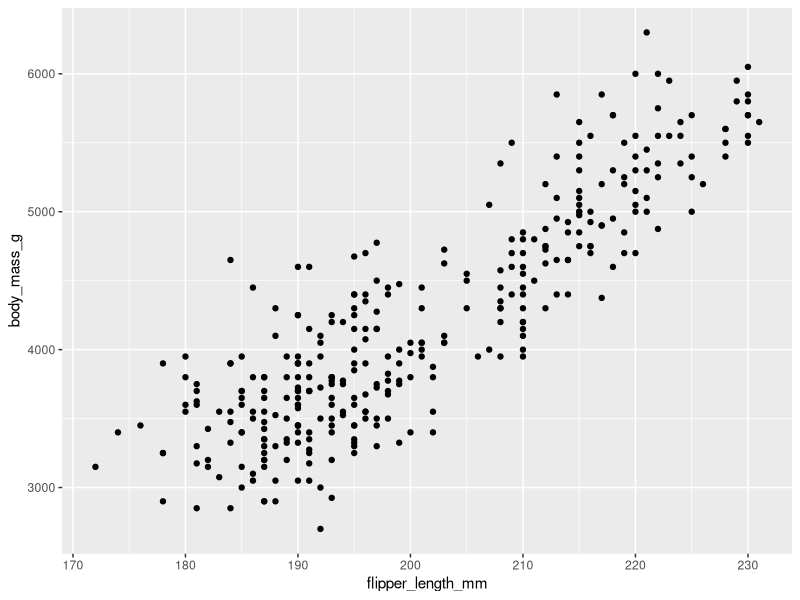
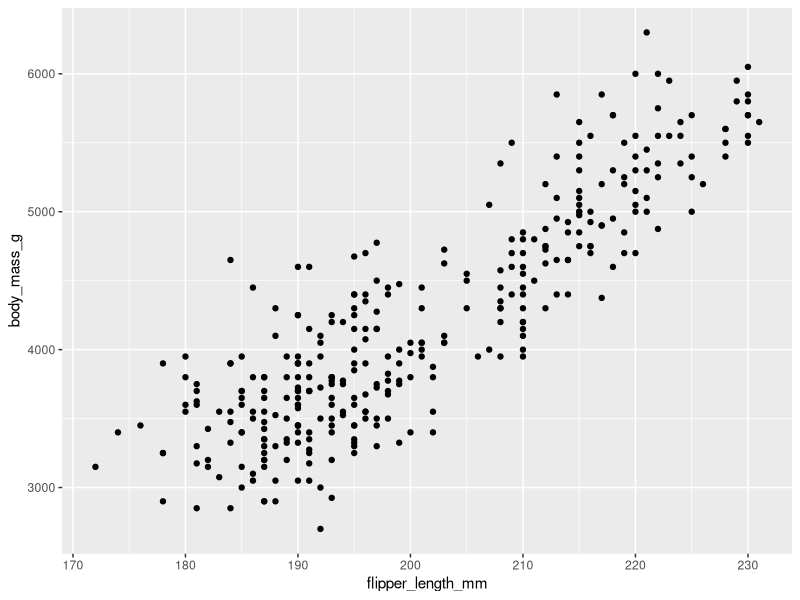
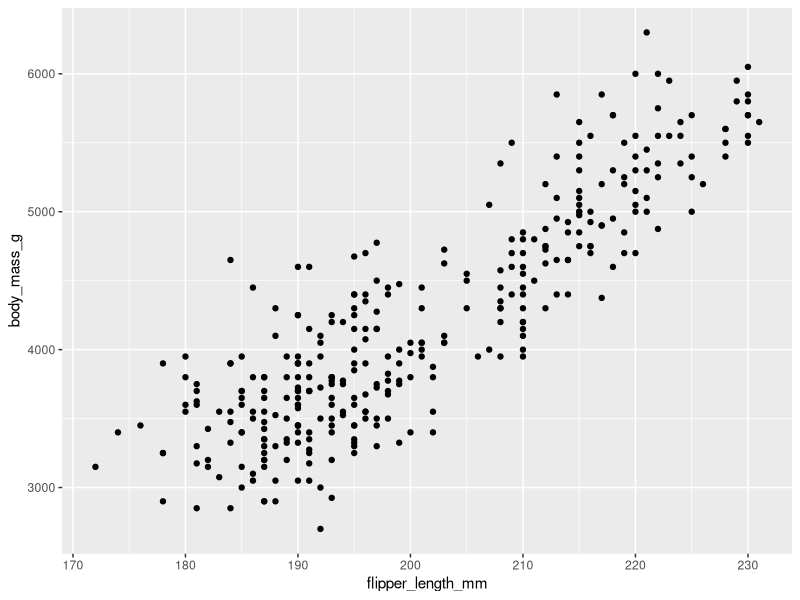
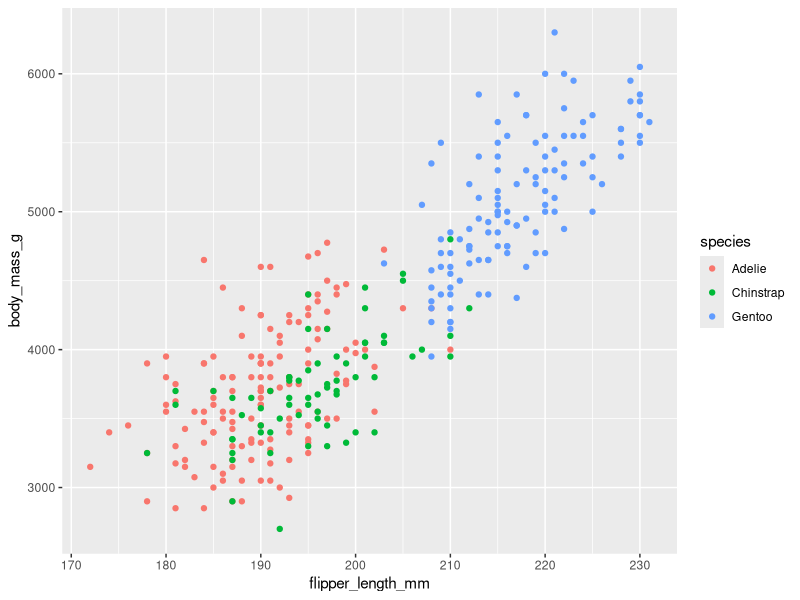
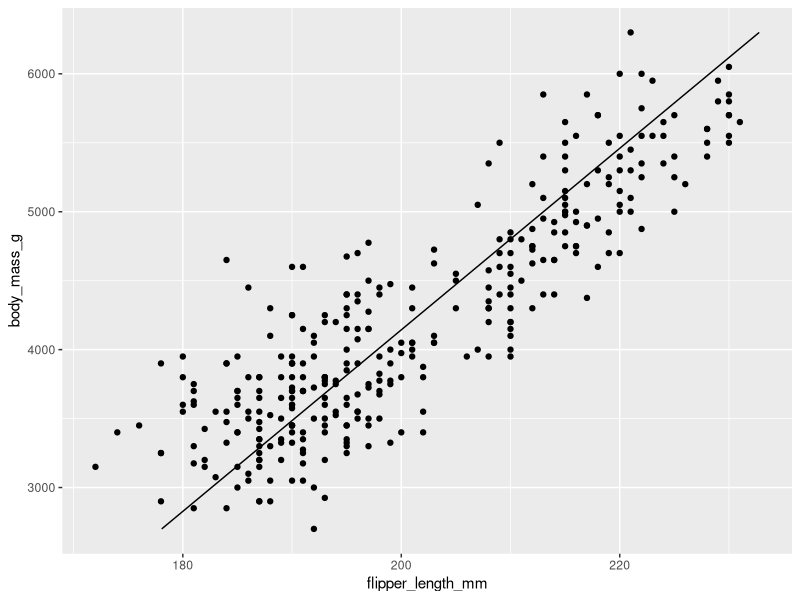
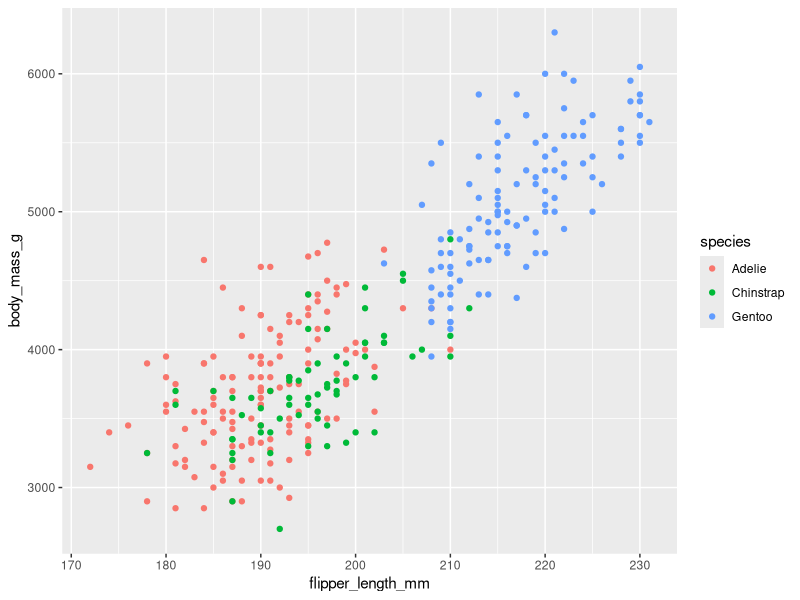
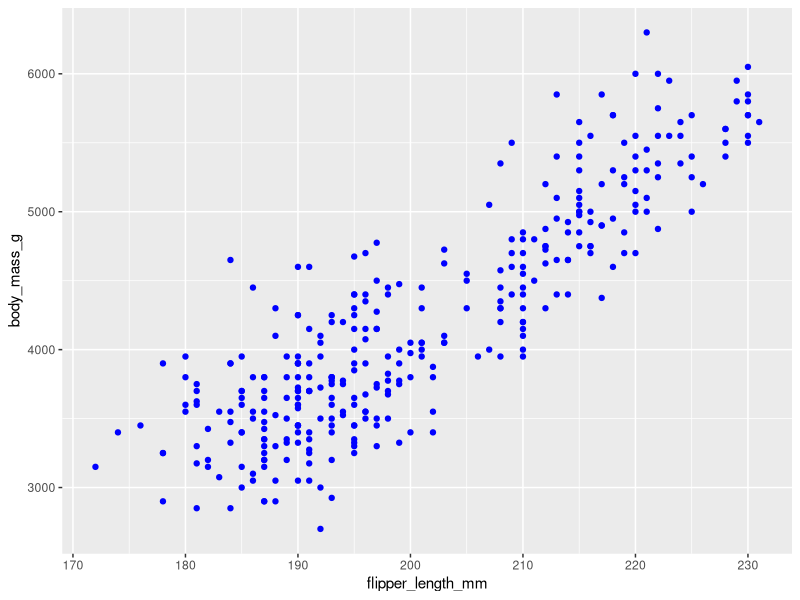
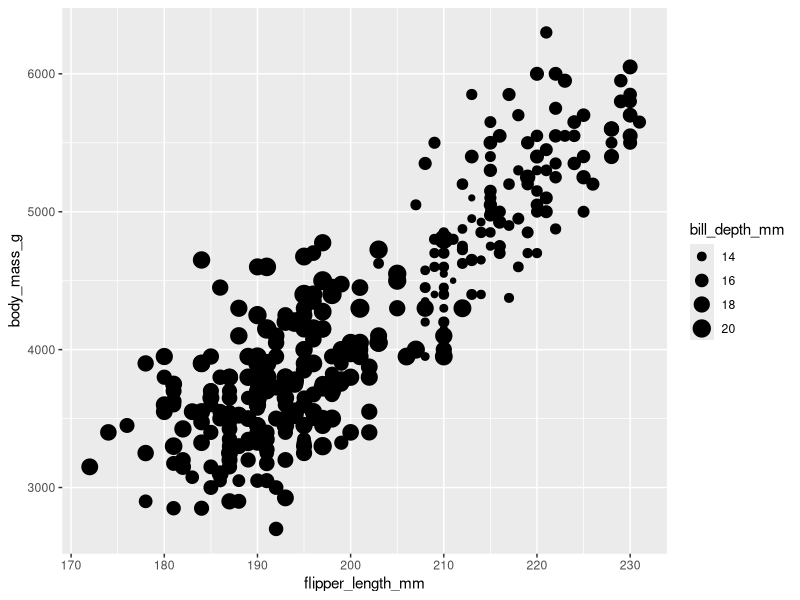

Reproduce these figures in R, in order.
## ---- chunk 1
#| echo: false

library(knitr)
knitr::opts_chunk$set(eval=TRUE, cache=FALSE, message=FALSE, warning=FALSE, 
                      comment = "", results="markup")
#https://bookdown.org/yihui/rmarkdown/html-document.html
#install.packages('knitr', dependencies = TRUE)
#install.packages("devtools", lib="~/R/lib")
#library(DT)
#devtools::session_info()
## ---- chunk 2
#load packages
library(tidyverse)      #tools for transforming data
library(palmerpenguins)
## ---- chunk 3
#get a first look at the penguin dataset
kable(head(penguins), format='markdown')
## ---- chunk 4
#view the data structure of the penguin data
str(penguins)
## ---- chunk 5
summary(penguins)
## ---- chunk 6
#discard rows with NAs
penguins_clean <-
  penguins |> 
  drop_na()

#sanity check to control whether 11 rows were dropped
print(dim(penguins))
print(dim(penguins_clean))
## ---- chunk 7
ggplot(penguins_clean, aes(x = flipper_length_mm, y = body_mass_g)) +
  geom_point()
## ---- chunk 8
ggplot(penguins_clean, aes(flipper_length_mm, body_mass_g)) +
  geom_point()
## ---- chunk 9
#save our first layer
plt_pengs <- ggplot(penguins_clean, aes(flipper_length_mm, body_mass_g))

#add the second layer to generate a scatter plot
plt_pengs +
  geom_point()
## ---- chunk 10
#define plot
plt_pengs <- ggplot(penguins_clean, aes(flipper_length_mm, body_mass_g))

# make a scatter plot and map the color to species
plt_pengs_by_species <- plt_pengs + geom_point(aes(color = species))

# See the plot
plt_pengs_by_species
## ---- chunk 11
mod <- lm(flipper_length_mm ~ body_mass_g, data = penguins_clean)
grid <- data_frame(body_mass_g = seq(min(penguins_clean$body_mass_g), max(penguins_clean$body_mass_g), length = 200))
grid$flipper_length_mm <- predict(mod, newdata = grid)
## ---- chunk 12
ggplot(penguins_clean, aes(flipper_length_mm, body_mass_g)) +
  geom_point() +
  geom_line(data = grid)
## ---- chunk 13
ggplot(penguins_clean, aes(flipper_length_mm, body_mass_g, color = species)) +
  geom_point()
## ---- chunk 14
ggplot(penguins_clean, aes(flipper_length_mm, body_mass_g)) +
  geom_point(color = "blue")
## ---- chunk 15
ggplot(penguins_clean, aes(flipper_length_mm, body_mass_g, size = bill_depth_mm)) +
  geom_point()
## ---- chunk 16
ggplot(penguins_clean, aes(flipper_length_mm, body_mass_g, shape = sex)) +
  geom_point()
## ---- chunk 17
ggplot(penguins_clean, aes(flipper_length_mm, body_mass_g, shape = factor(year))) +
  geom_point()
## ---- chunk 18
ggplot(penguins_clean, aes(flipper_length_mm, body_mass_g)) +
  geom_point(alpha = 0.2)
## ---- chunk 19
#use the default (what we have done before, without spelling it out)
ggplot(penguins_clean, aes( x =flipper_length_mm , y = body_mass_g , color = species)) +
  geom_point(position = "identity")
## ---- chunk 20
ggplot(penguins_clean, aes( x =flipper_length_mm , y = body_mass_g , color = species)) +
  geom_point(position = "jitter")
## ---- chunk 21
posn_j <- position_jitter(0.1)

ggplot(penguins_clean, aes( x =flipper_length_mm , y = body_mass_g , color = species)) +
  geom_point(position = posn_j)

## ---- chunk 22
posn_j <- position_jitter(0.1, seed = 136)

ggplot(penguins_clean, aes( x =flipper_length_mm , y = body_mass_g , color = species)) +
  geom_point(position = posn_j)
## ---- chunk 23
ggplot(penguins_clean, aes(species)) +
  geom_bar()
## ---- chunk 24
peng_summary<- penguins_clean |> 
  #select the variables we want to work with
  select(species, flipper_length_mm) |> 
  #group our data by species
  group_by(species) |> 
  #get summary stats
  summarize(observations = n()) |> 
  arrange(desc(observations))

#view the data
peng_summary
## ---- chunk 25
ggplot(peng_summary, aes(x = species, y = observations)) +
  geom_bar(stat = "identity")
## ---- chunk 26
ggplot(peng_summary, aes(x = species, y = observations)) +
  geom_col()
## ---- chunk 27
levels(peng_summary$species)
## ---- chunk 28
ggplot(peng_summary, aes(x = fct_reorder(species, observations), y = observations)) +
  geom_col() +
  labs(x = "Species")
## ---- chunk 29
ggplot(peng_summary, aes(x = fct_reorder(species, observations, .desc = TRUE), y = observations)) +
  geom_col() +
  labs(x = "Species")
## ---- chunk 30
ggplot(penguins_clean, aes(x = year, fill = sex)) +
  geom_bar()
## ---- chunk 31
ggplot(penguins_clean, aes(x = year, fill = sex)) +
  geom_bar(position = "fill")
## ---- chunk 32
ggplot(penguins_clean, aes(x = year, fill = sex)) +
  geom_bar(position = "dodge")
## ---- chunk 33
ggplot(penguins_clean, aes(x = species, y = body_mass_g)) +
  geom_boxplot()
## ---- chunk 34
ggplot(penguins_clean, aes(x = species, y = body_mass_g)) +
  geom_boxplot() + 
  geom_jitter(width = 0.2)
## ---- chunk 35
ggplot(penguins_clean, aes(x = species, y = body_mass_g, fill = factor(year))) +
  geom_boxplot()
## ---- chunk 36
ggplot(penguins_clean, aes(x = species, y = body_mass_g, fill = island)) +
  geom_boxplot()
## ---- chunk 37
ggplot(penguins_clean, aes(x = species, y = body_mass_g, fill = island)) +
  geom_boxplot(position = position_dodge(preserve = "single"))
## ---- chunk 38
ggplot(penguins_clean, aes( x =flipper_length_mm )) +
  geom_histogram() 
## ---- chunk 39
ggplot(penguins_clean, aes( x =flipper_length_mm )) +
  geom_histogram(binwidth = 5) 
## ---- chunk 40
ggplot(penguins_clean, aes( x =flipper_length_mm )) +
  geom_histogram(binwidth = 2, center = 0.05) 
## ---- chunk 41
ggplot(penguins_clean, aes( x =flipper_length_mm, fill = species)) +
  geom_histogram(binwidth = 2, center = 0.05) 
## ---- chunk 42
ggplot(penguins_clean, aes( x =flipper_length_mm, fill = species)) +
  geom_histogram(binwidth = 2, center = 0.05, position = "dodge") 
## ---- chunk 43
ggplot(penguins_clean, aes( x =flipper_length_mm, fill = species)) +
  geom_histogram(binwidth = 2, center = 0.05, position = "fill") 
## ---- chunk 44
head(beaver1)
## ---- chunk 45
str(beaver1)
## ---- chunk 46
summary(beaver1)
## ---- chunk 47
ggplot(beaver1, aes(x = time, y = temp)) +
  geom_line()
## ---- chunk 48
ggplot(beaver1, aes(x = time, y = temp,
                    color = activ)) +
  geom_line()
## ---- chunk 49
#add a new colum for the specimen for beaver1 and 2
beaver1$species = "beaver1"
beaver2$species = "beaver2"

#combine the two datasets
beaver_all <- rbind(beaver1, beaver2)

#control the number of observations
dim(beaver_all)
## ---- chunk 50
ggplot(beaver_all, aes(x = time, y = temp, linetype = species)) +
  geom_line()
## ---- chunk 51
ggplot(beaver_all, aes(x = time, y = temp, color = species)) +
  geom_line()
## ---- chunk 52
ggplot(penguins_clean, aes(flipper_length_mm, body_mass_g)) +
  geom_point() +
  geom_smooth()
## ---- chunk 53
ggplot(penguins_clean, aes(flipper_length_mm, body_mass_g)) +
  geom_point() +
  geom_smooth(method = "lm")
## ---- chunk 54
ggplot(penguins_clean, aes(x =bill_length_mm, y = body_mass_g, color = species )) + 
  geom_point() +
  geom_smooth(se = FALSE, method = "lm")
## ---- chunk 55
ggplot(penguins_clean, aes(x =bill_length_mm, y = body_mass_g, color = species )) + 
  geom_point() +
  geom_smooth(method = "lm", fullrange = TRUE)
## ---- chunk 56
library(ggpubr)
## ---- chunk 57
ggplot(penguins_clean, aes(flipper_length_mm, body_mass_g)) +
  geom_point() +
  geom_smooth(method = "lm") +
  stat_regline_equation(label.y = 6200, aes(label = after_stat(eq.label))) +
  stat_regline_equation(label.y = 6000, aes(label = after_stat(rr.label)))
## ---- chunk 58
ggplot(penguins_clean, aes(bill_length_mm,  fill = species)) +
  geom_histogram()
## ---- chunk 59
ggplot(penguins_clean, aes(bill_length_mm)) +
  geom_histogram() + 
  facet_grid(species ~ .)
## ---- chunk 60
ggplot(penguins_clean, aes(bill_length_mm)) +
  geom_histogram() + 
  facet_grid(. ~ species)
## ---- chunk 61
ggplot(penguins_clean, aes(bill_length_mm)) +
  geom_histogram() + 
  facet_grid(species ~ year)
## ---- chunk 62
ggplot(penguins_clean, aes(bill_length_mm)) +
  geom_histogram() + 
  facet_grid(species ~ year, scales = "free")
## ---- chunk 63
ggplot(penguins_clean, aes( x =flipper_length_mm , y = body_mass_g , color = species)) +
  geom_point(position = "jitter") +
  scale_y_continuous("Body mass (g)") +
  scale_x_continuous("Flipper length (cm)") +
  scale_color_discrete("Penguin species")
## ---- chunk 64
ggplot(penguins_clean, aes( x =flipper_length_mm , y = body_mass_g , color = species)) +
  geom_point(position = "jitter") +
  scale_y_reverse() 
## ---- chunk 65
ggplot(penguins_clean, aes( x =flipper_length_mm , y = body_mass_g , color = species)) +
  geom_point(position = "jitter") +
  ylim(0,6500)
## ---- chunk 66
ggplot(penguins_clean, aes( x =flipper_length_mm , y = body_mass_g , color = species)) +
  geom_point(position = "jitter") +
  expand_limits(x=0, y=0)
## ---- chunk 67
ggplot(penguins_clean, aes( x =flipper_length_mm , y = body_mass_g , color = species)) +
  geom_point(position = "jitter") +
  scale_x_continuous(limits = c(0,250)) +
  scale_y_continuous(limits = c(0,7000))
## ---- chunk 68
ggplot(penguins_clean, aes( x =flipper_length_mm , y = body_mass_g , color = species)) +
  geom_point(position = "jitter") +
  scale_x_continuous(limits = c(0,250), 
                     breaks = seq(0,250,25))
## ---- chunk 69

ggplot(penguins_clean, aes( x =flipper_length_mm , y = body_mass_g , color = species)) +
  geom_point(position = "jitter") +
  scale_x_continuous(limits = c(0,250), 
                     breaks = seq(0,250,25),
                     expand = c(0,0)) 
## ---- chunk 70
ggplot(penguins_clean, aes( x =flipper_length_mm , y = body_mass_g , color = species)) +
  geom_point(position = "jitter") +
  scale_color_discrete("Penguin species", 
                       labels = c("Ad", "Ch", "Ge"))
## ---- chunk 71
ggplot(penguins_clean, aes( x =flipper_length_mm , y = body_mass_g , color = species)) +
  geom_point(position = "jitter") +
  labs(x = "Flipper length (cm)" , 
       y = "Body mass (g)",
       color = "Penguins" )
## ---- chunk 72
ggplot(penguins_clean, aes( x =flipper_length_mm , y = body_mass_g , color = species)) +
  geom_point(position = "jitter") +
  ggtitle("Comparing the body mass (g) and \nflipper length (mm) of three different penguin species")
## ---- chunk 73
ggplot(penguins_clean, aes( x =flipper_length_mm , y = body_mass_g , color = species)) +
  geom_point(position = "jitter") +
  scale_color_brewer(palette = "Spectral")
## ---- chunk 74
#lets start by defining some color vectors
palette <- c(Gentoo = "#377EB8", Chinstrap = "#E41A1C", Adelie = "purple")
palette2 <- c("#377EB8",  "#E41A1C", "purple")

ggplot(penguins_clean, aes( x =flipper_length_mm , y = body_mass_g , color = species)) +
  geom_point(position = "jitter") +
  scale_color_manual("Penguins", values = palette)
## ---- chunk 75
ggplot(penguins_clean, aes( x = bill_length_mm, y = body_mass_g, color = species  )) +
  geom_jitter(alpha =0.6) +
  theme(axis.title = element_text(color = "blue"))
## ---- chunk 76
ggplot(penguins_clean, aes( x = bill_length_mm, y = body_mass_g, color = species  )) +
  geom_jitter(alpha =0.6) + 
  theme(axis.line.x = element_line(color = "blue"))
## ---- chunk 77
ggplot(penguins_clean, aes( x = bill_length_mm, y = body_mass_g, color = species  )) +
  geom_jitter(alpha =0.6) + 
  theme(line = element_blank(),
        rect = element_blank(),
        text = element_blank())
## ---- chunk 78
ggplot(penguins_clean, aes( x = bill_length_mm, y = body_mass_g, color = species  )) +
  geom_jitter(alpha =0.6) + 
  theme(panel.background = element_rect(fill = "white", color = "grey"),
        legend.key = element_rect(fill = NA) )
## ---- chunk 79
ggplot(penguins_clean, aes( x = bill_length_mm, y = body_mass_g, color = species  )) +
  geom_jitter(alpha =0.6) +
  theme(axis.ticks = element_blank(),
        panel.grid = element_blank())
## ---- chunk 80
ggplot(penguins_clean, aes( x = bill_length_mm, y = body_mass_g, color = species  )) +
  geom_jitter(alpha =0.6) +
  theme(axis.ticks = element_blank(),
        panel.grid = element_blank(),
        panel.grid.major = element_line(color = "black", size = 0.5, linetype = "dotted"))
## ---- chunk 81
ggplot(penguins_clean, aes( x = bill_length_mm, y = body_mass_g, color = species  )) +
  geom_jitter(alpha =0.6) +
  ggtitle("Penguins are fun") +
  theme(axis.text = element_text(color = "grey"),
        plot.title = element_text(size = 16, face = "italic"))
## ---- chunk 82
ggplot(penguins_clean, aes( x = bill_length_mm, y = body_mass_g, color = species  )) +
  geom_jitter(alpha =0.6) +
  theme(axis.ticks.length = unit(12, "points"))
## ---- chunk 83
ggplot(penguins_clean, aes( x = bill_length_mm, y = body_mass_g, color = species  )) +
  geom_jitter(alpha =0.6) +
  theme(legend.margin = margin(20,30,40,50, "pt"))
## ---- chunk 84
ggplot(penguins_clean, aes(bill_length_mm)) +
  geom_histogram() + 
  facet_grid(species ~ year, scales = "free") +
  theme(strip.text = element_text(size=12, face="bold"),
        strip.background = element_rect(colour="black", fill="white",linetype="solid")) 
## ---- chunk 85
z <-
  ggplot(penguins_clean, aes( x = bill_length_mm, y = body_mass_g, color = species  )) +
  geom_jitter(alpha =0.6) +
  scale_x_continuous("Bill_length (cm)") +
  scale_y_continuous("Body weight (g)") +
  scale_color_brewer("Penguins", palette = "Dark2", labels = c("Ad", "Ch", "Ge"))

z
## ---- chunk 86
z + theme(text = element_text(family = "serif", size = 14),
          rect = element_blank(),
          panel.grid = element_blank(),
          axis.line = element_line(color = "black"))

## ---- chunk 87
theme_pengs <- theme(text = element_text(family = "serif", size = 14),
          rect = element_blank(),
          panel.grid = element_blank(),
          axis.line = element_line(color = "black"))
## ---- chunk 88
z + theme_pengs
## ---- chunk 89
m <- ggplot(penguins_clean, aes(x = body_mass_g)) +
  geom_histogram() +
  scale_x_continuous(expand = c(0,0))+
  scale_y_continuous(expand = c(0,0)) 

m
## ---- chunk 90
m + theme_pengs
## ---- chunk 91
m + 
  theme_pengs +
  theme(axis.line.x = element_blank())
## ---- chunk 92
z +
  theme_classic()
## ---- chunk 93
z +
  theme_classic() +
  theme(text = element_text(family = "serif"))
